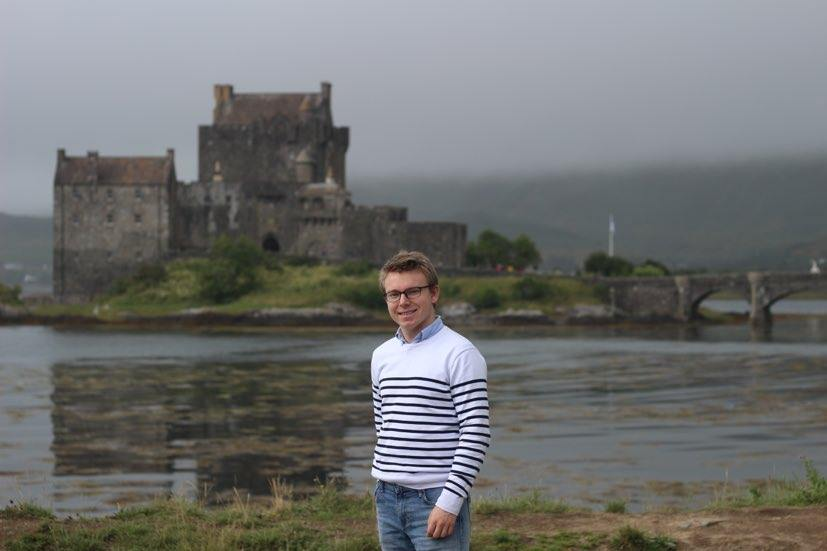
#> input picture EileanDonan.jpg, 827 x 551 px
$ python Image_Process.py
#> lines starting #> are read from the running program, lines starting #| are printed output that depends on the picture
import cv2
import numpy as np
import copy


def blur_image(im):
    gaus_kernel = cv2.getGaussianKernel(20, 20)
    my_im_blur = cv2.filter2D(im, -1, gaus_kernel)
    cv2.imshow('blurred_image', my_im_blur)
    cv2.waitKey(0)
    return


def hor_edge(im):
    hor_kernel = np.array([[1, 0, -1],
                           [2, 0, -2],
                           [1, 0, -1]])
    my_im_hor = cv2.filter2D(im, -1, hor_kernel)
    cv2.imshow('hor_image', my_im_hor)
    cv2.waitKey(0)
    return my_im_hor


def vert_edge(im):
    vert_kernel = np.array([[1, 2, 1],
                            [0, 0, 0],
                            [-1, -2, -1]])
    my_im_vert = cv2.filter2D(im, -1, vert_kernel)
    cv2.imshow('vert_image', my_im_vert)
    cv2.waitKey(0)
    return my_im_vert


def color_pic(im):
    my_im_col = copy.copy(im)
    for i in range(im.shape[0]):
        for j in range(my_im.shape[1]):
            if im[i, j, 0] > 200 and im[i, j, 1] > 200 and im[i, j, 2] > 200:
                my_im_col[i, j] = [255, 255, 255]
            elif im[i, j, 0] > 165:
                my_im_col[i, j] = [230, 150, 20]
            elif im[i, j, 1] > 150:
                my_im_col[i, j] = [100, 200, 0]
            elif im[i, j, 2] > 150:
                my_im_col[i, j] = [0, 0, 255]
            else:
                if im[i, j, 0] > 100 and im[i, j, 1] > 100 and im[i, j, 2] > 100:
                    my_im_col[i, j] = [170, 150, 170]
                elif im[i, j, 0] > 80:
                    my_im_col[i, j] = [150, 70, 0]
                elif im[i, j, 1] > 80:
                    my_im_col[i, j] = [20, 130, 0]
                elif im[i, j, 2] > 80:
                    my_im_col[i, j] = [0, 0, 150]
                else:
                    my_im_col[i, j] = [50, 50, 50]

    cv2.imshow('colored_image', my_im_col)
    cv2.waitKey(0)


def hor_vert_features(im):
    im_hor = hor_edge(im)
    im_vert = vert_edge(im)
    im_hvf = im_hor + im_vert
    cv2.imshow('features', im_hvf)
    cv2.waitKey(0)

    return im_hvf


def smooth_untextured_regions(ref_im, proc_im, kernel_size=5):
    pad = int(kernel_size/2)
    start_y = pad
    end_y = ref_im.shape[0] - pad
    start_x = pad
    end_x = ref_im.shape[1] - pad

    feat_kernel = np.ones((kernel_size, kernel_size, 3))
    gaus_kernel = cv2.getGaussianKernel(kernel_size, 5)
    gaus_kernel_1 = np.dot(gaus_kernel, gaus_kernel.T)
    gaus_kernel_3 = np.array([gaus_kernel_1, gaus_kernel_1, gaus_kernel_1]).transpose([1, 2, 0])
    # cv2.waitKey(0)

    # Maybe look for other features in NEW photo? Where blue changes drastically?

    im_hvf = hor_vert_features(ref_im)
    sur_im = copy.copy(proc_im)
    k = np.zeros((im_hvf.shape[0], im_hvf.shape[1]))

    for i in range(start_y, end_y):
        for j in range(start_x, end_x):
            roi_hvf = im_hvf[i-pad:i+pad+1, j-pad:j+pad+1]
            roi_prod_feat = roi_hvf * feat_kernel
            k[i, j] = roi_prod_feat.sum()
            if k[i, j] < 45000:
                for l in [0, 1, 2]:
                    roi_proc_im = sur_im[i - pad:i + pad + 1, j - pad:j + pad + 1, l]
                    roi_proc_gaus = roi_proc_im*gaus_kernel_1
                    sur_im[i, j, l] = roi_proc_gaus.sum()
                    # print(sur_im[i, j, l])

    print(k[2:-2, 2:-2])

    cv2.imshow('smoothed_beaut_image', sur_im)
    cv2.waitKey(0)
    cv2.imshow('difference_from_smoothing', sur_im-proc_im)
    cv2.waitKey(0)


def beautify_pic(im):
    my_im_beaut = copy.copy(im)
    for i in range(my_im.shape[0]):
        for j in range(my_im.shape[1]):
            if im[i, j, 0] > 200 and im[i, j, 1] > 200 and im[i, j, 2] > 200:
                my_im_beaut[i, j] += np.array([30, 30, 30], dtype='uint8')
                for k in [0, 1, 2]:
                    if my_im_beaut[i, j, k] > 255 or my_im_beaut[i, j, k] < 40:
                        my_im_beaut[i, j, k] = 255
            elif im[i, j, 0] > 165 or im[i, j, 1] > 150:
                if i < im.shape[0]:
                    my_im_beaut[i, j] += np.array([50, 10, 10], dtype='uint8')
                else:
                    my_im_beaut[i, j] += np.array([20, 20, 20], dtype='uint8')
                for k in [0, 1, 2]:
                    if my_im_beaut[i, j, k] > 255 or my_im_beaut[i, j, k] < 50:
                        my_im_beaut[i, j, k] = 255
            elif im[i, j, 0] > 100 and im[i, j, 1] > 100 and im[i, j, 2] > 100:
                if i < 250:
                    my_im_beaut[i, j] += np.array([40, 10, 10], dtype='uint8')

    cv2.imshow('beaut_image', my_im_beaut)
    cv2.waitKey(0)

    smooth_untextured_regions(my_im, my_im_beaut, kernel_size=41)


filename = 'EileanDonan.jpg'

my_im = cv2.imread(filename)
#> my_im is the input picture: shape (551, 827, 3); mean B, G, R 110.2, 111.4, 110.4
cv2.imshow('original_image', my_im)
cv2.waitKey(0)

# [5 lines of commented-out code are left out]
beautify_pic(my_im)
#> after the loop in beautify_pic, `for i in range(my_im.shape[0]):`:
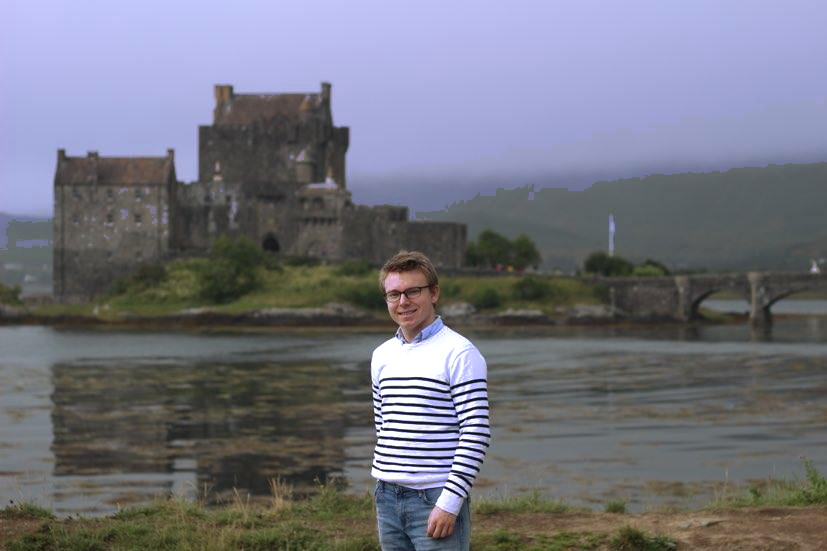
#> my_im_beaut: shape (551, 827, 3); mean B, G, R 125.7, 115, 114
#> in hor_edge, `my_im_hor = cv2.filter2D(im, -1, hor_kernel)`:
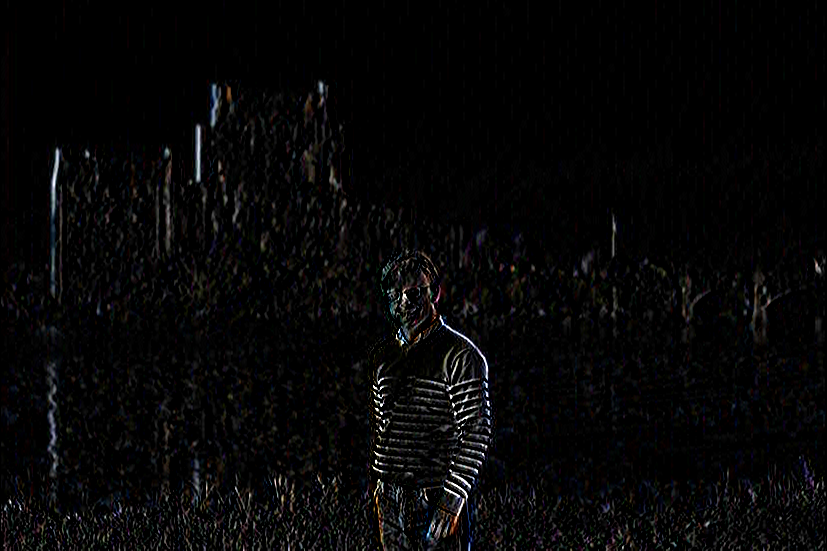
#> my_im_hor: shape (551, 827, 3); mean B, G, R 6.6, 6.4, 6.6
#> in vert_edge, `my_im_vert = cv2.filter2D(im, -1, vert_kernel)`:
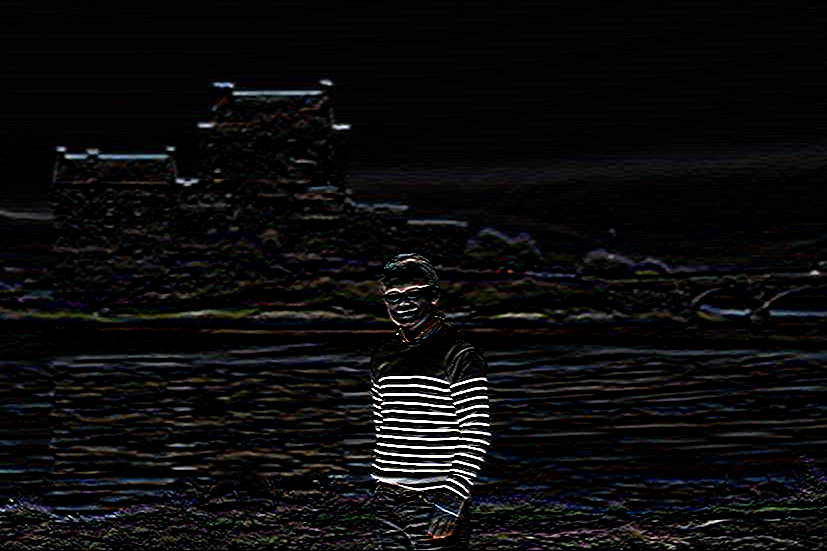
#> my_im_vert: shape (551, 827, 3); mean B, G, R 12.6, 12, 12.2
#> in hor_vert_features, `im_hvf = im_hor + im_vert`:
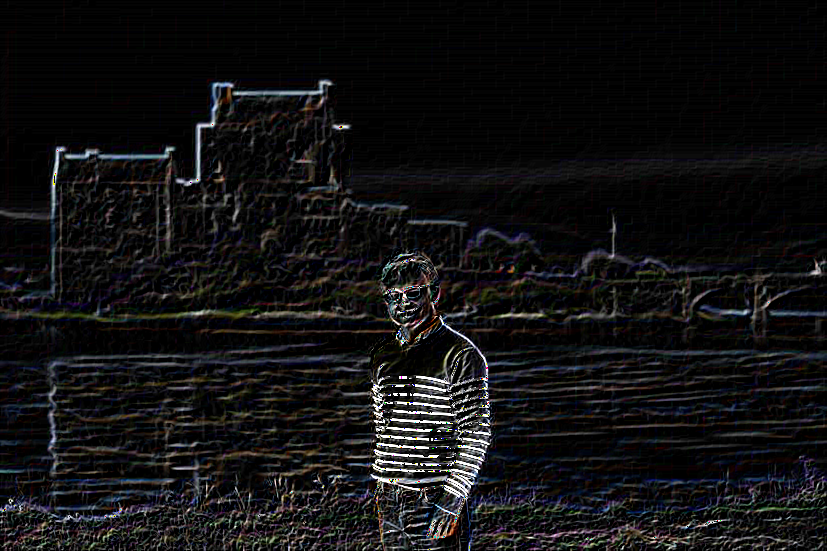
#> im_hvf: shape (551, 827, 3); mean B, G, R 18.4, 17.6, 17.9
#> after the loop in smooth_untextured_regions, `for i in range(start_y, end_y):`:
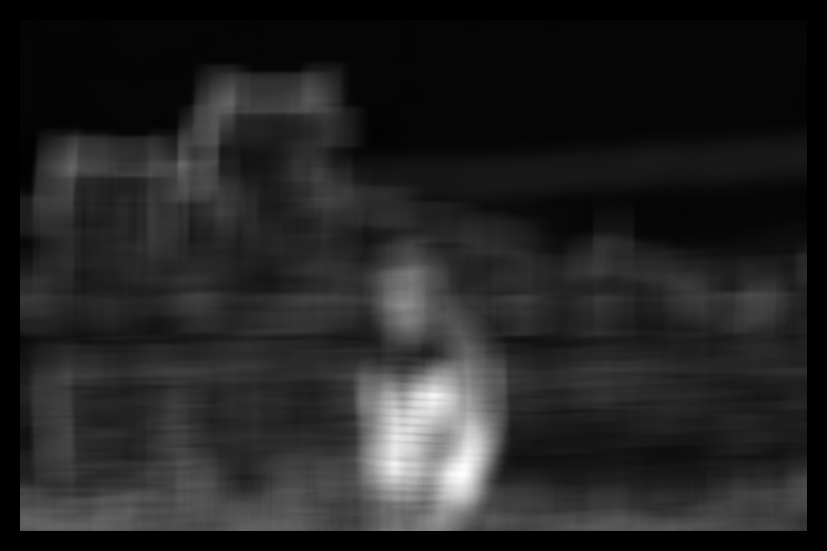
#> k: shape (551, 827) float64; min 0, max 570603, mean 80660.9; drawn with min black and max white
#> (printed output is left out)
#> in smooth_untextured_regions, `cv2.imshow('difference_from_smoothing', sur_im-proc_im)`:
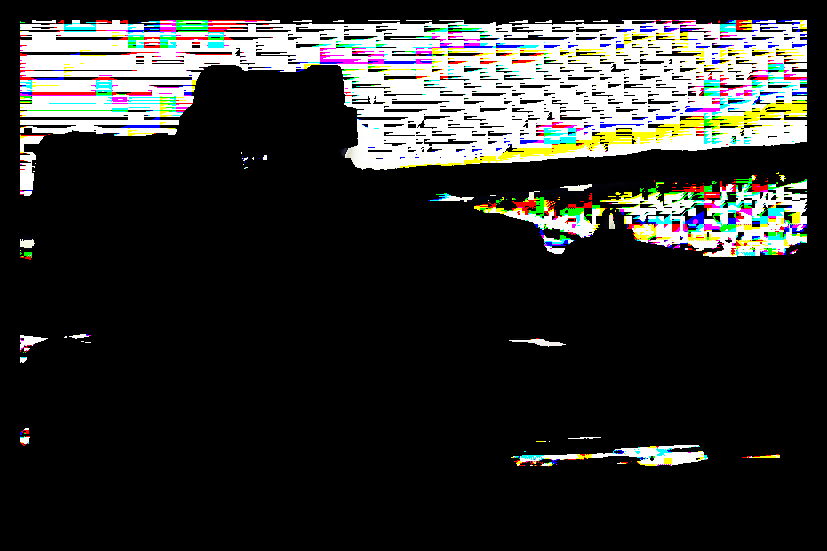
#> window 'difference_from_smoothing': shape (551, 827, 3); mean B, G, R 45, 47.3, 46.8
